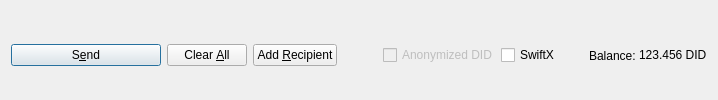
         <widget class="QFrame" name="frame_Send">
          <layout class="QHBoxLayout" name="horizontalLayout">
           <property name="bottomMargin">
            <number>0</number>
           </property>
           <item>
            <widget class="QPushButton" name="sendButton">
             <property name="minimumSize">
              <size>
               <width>150</width>
               <height>0</height>
              </size>
             </property>
             <property name="toolTip">
              <string>Confirm the send action</string>
             </property>
             <property name="text">
              <string>S&amp;end</string>
             </property>
             <property name="icon">
              <iconset resource="../dirtydeeds.qrc">
               <normaloff>:/icons/send</normaloff>:/icons/send</iconset>
             </property>
             <property name="autoDefault">
              <bool>false</bool>
             </property>
             <property name="default">
              <bool>true</bool>
             </property>
            </widget>
           </item>
           <item>
            <widget class="QPushButton" name="clearButton">
             <property name="sizePolicy">
              <sizepolicy hsizetype="Minimum" vsizetype="Fixed">
               <horstretch>0</horstretch>
               <verstretch>0</verstretch>
              </sizepolicy>
             </property>
             <property name="toolTip">
              <string>Clear all fields of the form.</string>
             </property>
             <property name="text">
              <string>Clear &amp;All</string>
             </property>
             <property name="icon">
              <iconset resource="../dirtydeeds.qrc">
               <normaloff>:/icons/remove</normaloff>:/icons/remove</iconset>
             </property>
             <property name="autoDefault">
              <bool>false</bool>
             </property>
            </widget>
           </item>
           <item>
            <widget class="QPushButton" name="addButton">
             <property name="toolTip">
              <string>Send to multiple recipients at once</string>
             </property>
             <property name="text">
              <string>Add &amp;Recipient</string>
             </property>
             <property name="icon">
              <iconset resource="../dirtydeeds.qrc">
               <normaloff>:/icons/add</normaloff>:/icons/add</iconset>
             </property>
             <property name="autoDefault">
              <bool>false</bool>
             </property>
            </widget>
           </item>
           <item>
            <spacer name="horizontalSpacer">
             <property name="orientation">
              <enum>Qt::Horizontal</enum>
             </property>
             <property name="sizeHint" stdset="0">
              <size>
               <width>40</width>
               <height>20</height>
              </size>
             </property>
            </spacer>
           </item>
           <item>
            <layout class="QHBoxLayout" name="horizontalLayout_2">
             <property name="spacing">
              <number>3</number>
             </property>
             <item>
              <widget class="QCheckBox" name="checkzDID">
               <property name="enabled">
                <bool>false</bool>
               </property>
               <property name="text">
                <string>Anonymized DID</string>
               </property>
              </widget>
             </item>
             <item>
              <widget class="QCheckBox" name="checkSwiftTX">
               <property name="enabled">
                <bool>true</bool>
               </property>
               <property name="minimumSize">
                <size>
                 <width>85</width>
                 <height>0</height>
                </size>
               </property>
               <property name="text">
                <string>SwiftX</string>
               </property>
              </widget>
             </item>
             <item>
              <widget class="QLabel" name="label">
               <property name="text">
                <string>Balance:</string>
               </property>
              </widget>
             </item>
             <item>
              <widget class="QLabel" name="labelBalance">
               <property name="sizePolicy">
                <sizepolicy hsizetype="Preferred" vsizetype="Fixed">
                 <horstretch>0</horstretch>
                 <verstretch>0</verstretch>
                </sizepolicy>
               </property>
               <property name="cursor">
                <cursorShape>IBeamCursor</cursorShape>
               </property>
               <property name="text">
                <string notr="true">123.456 DID</string>
               </property>
               <property name="textInteractionFlags">
                <set>Qt::LinksAccessibleByMouse|Qt::TextSelectableByKeyboard|Qt::TextSelectableByMouse</set>
               </property>
              </widget>
             </item>
            </layout>
           </item>
          </layout>
         </widget>
